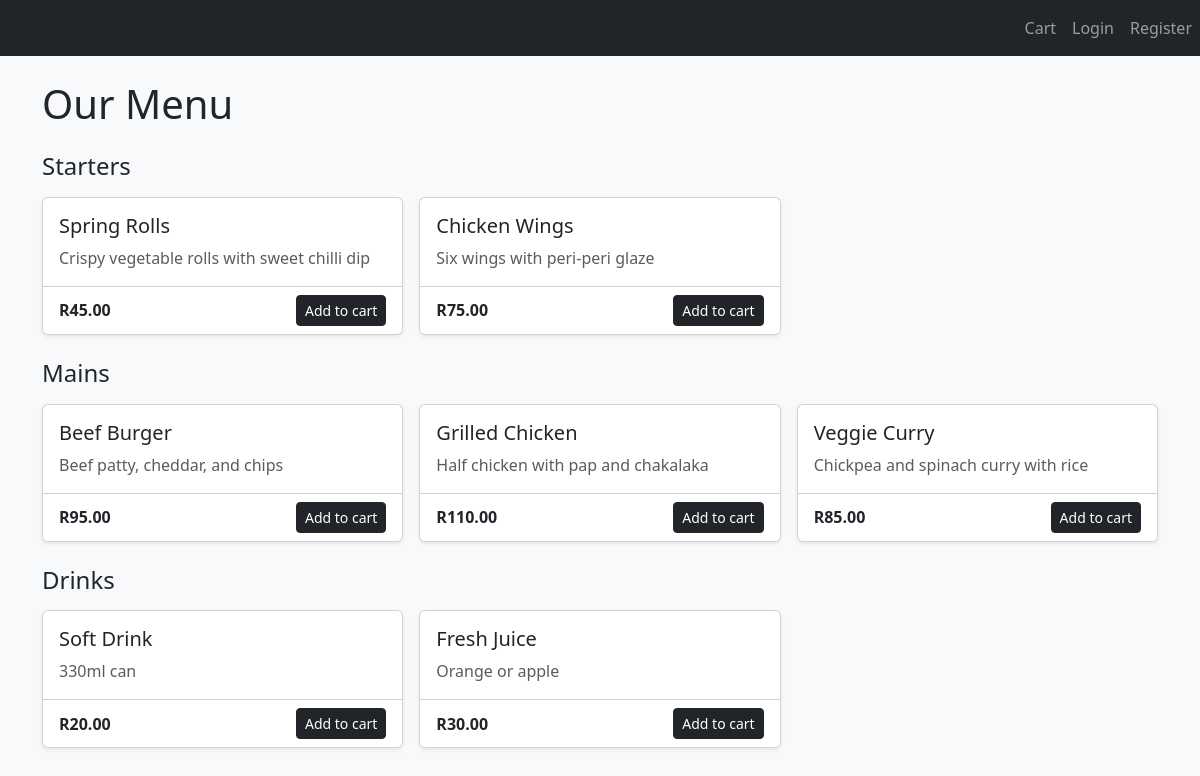
The page / on the database its author committed.
### app/models.py (models this page shows)
class Category(db.Model):
    id = db.Column(db.Integer, primary_key=True)
    name = db.Column(db.String(80), unique=True, nullable=False)
    items = db.relationship("MenuItem", backref="category", lazy=True)

class MenuItem(db.Model):
    id = db.Column(db.Integer, primary_key=True)
    name = db.Column(db.String(120), nullable=False)
    description = db.Column(db.String(300))
    price = db.Column(db.Numeric(8, 2), nullable=False)
    available = db.Column(db.Boolean, default=True)
    category_id = db.Column(db.Integer, db.ForeignKey("category.id"), nullable=False)

### app/routes/menu.py (the view)
@menu_bp.route("/")
def index():
    categories = Category.query.all()
    return render_template("menu.html", categories=categories)

### app/__init__.py (called while the page is built)
def create_app():
    app = Flask(__name__)
    app.config.from_object(Config)
    db.init_app(app)
    login_manager.init_app(app)
    csrf.init_app(app)
    from .routes.menu import menu_bp
    from .routes.auth import auth_bp
    from .routes.cart import cart_bp
    from .routes.admin import admin_bp
    from .routes.driver import driver_bp
    from .routes.reports import reports_bp
    app.register_blueprint(menu_bp)
    app.register_blueprint(auth_bp)
    app.register_blueprint(cart_bp)
    app.register_blueprint(admin_bp)
    app.register_blueprint(driver_bp)
    app.register_blueprint(reports_bp)
    @app.context_processor
    def inject_cart_count():
        return {"cart_count": sum(session.get("cart", {}).values())}
    with app.app_context():
        from . import models  # make sure all tables are registered
        db.create_all()
    return app

### app/templates/menu.html (shortened to what this page needs)
{% extends "base.html" %}
{% block content %}
<h1 class="mb-4">Our Menu</h1>
{% for category in categories %}
  <h2 class="h4 mt-4 mb-3">{{ category.name }}</h2>
  <div class="row g-3">
    {% for item in category.items if item.available %}
      <div class="col-md-6 col-lg-4">
        <div class="card h-100 shadow-sm">
          <div class="card-body">
            <h5 class="card-title">{{ item.name }}</h5>
            <p class="card-text text-muted">{{ item.description }}</p>
          </div>
          <div class="card-footer bg-white d-flex justify-content-between align-items-center">
            <span class="fw-bold">R{{ "%.2f"|format(item.price) }}</span>
            <form method="post" action="{{ url_for('cart.add', item_id=item.id) }}">
              <button class="btn btn-sm btn-dark">Add to cart</button>
            </form>
          </div>
        </div>
      </div>
    {% endfor %}
  </div>
{% endfor %}
{% endblock %}

### app/templates/base.html (shortened to what this page needs)
<!doctype html>
<html lang="en">
<head>
  <link href="https://cdn.jsdelivr.net/npm/bootstrap@5.3.3/dist/css/bootstrap.min.css" rel="stylesheet">
</head>
<body class="bg-light">
  <nav class="navbar navbar-expand navbar-dark bg-dark">
      <div class="navbar-nav ms-auto">
        <a class="nav-link" href="{{ url_for('cart.view_cart') }}">
          Cart {% if cart_count %}<span class="badge bg-warning text-dark">{{ cart_count }}</span>{% endif %}
        </a>
        {% if current_user.is_authenticated %}
        {% if current_user.role == "driver" %}
          <a class="nav-link text-info" href="{{ url_for('driver.deliveries') }}">My Deliveries</a>
        {% endif %}
        {% if current_user.role == "staff" %}
          <a class="nav-link text-warning" href="{{ url_for('admin.orders') }}">Staff</a>
        {% endif %}
          <a class="nav-link" href="{{ url_for('cart.my_orders') }}">My Orders</a>
          <span class="navbar-text mx-3">Hi, {{ current_user.name }}</span>
          <a class="nav-link" href="{{ url_for('auth.logout') }}">Logout</a>
        {% else %}
          <a class="nav-link" href="{{ url_for('auth.login') }}">Login</a>
          <a class="nav-link" href="{{ url_for('auth.register') }}">Register</a>
        {% endif %}
      </div>
  </nav>
  <div class="container py-4">
    {% block content %}{% endblock %}
  </div>
</body>
</html>

### rows shown on the page
Category: name "Starters"
MenuItem: name "Spring Rolls", description "Crispy vegetable rolls with sweet chilli dip", price "45.00"
MenuItem: name "Chicken Wings", description "Six wings with peri-peri glaze", price "75.00"
Category: name "Mains"
MenuItem: name "Beef Burger", description "Beef patty, cheddar, and chips", price "95.00"
MenuItem: name "Grilled Chicken", description "Half chicken with pap and chakalaka", price "110.00"
MenuItem: name "Veggie Curry", description "Chickpea and spinach curry with rice", price "85.00"
Category: name "Drinks"
MenuItem: name "Soft Drink", description "330ml can", price "20.00"
MenuItem: name "Fresh Juice", description "Orange or apple", price "30.00"
